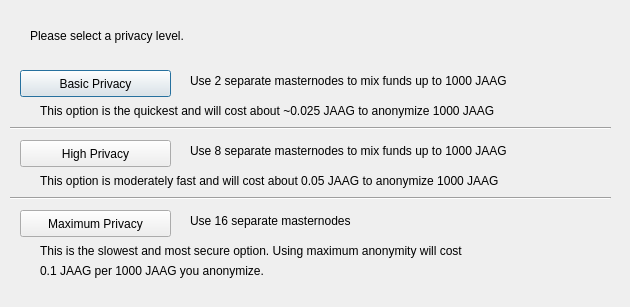
<?xml version="1.0" encoding="UTF-8"?>
<ui version="4.0">
 <class>DarksendConfig</class>
 <widget class="QDialog" name="DarksendConfig">
  <property name="geometry">
   <rect>
    <x>0</x>
    <y>0</y>
    <width>630</width>
    <height>307</height>
   </rect>
  </property>
  <property name="windowTitle">
   <string>Configure PrivateSend</string>
  </property>
  <widget class="QPushButton" name="buttonBasic">
   <property name="geometry">
    <rect>
     <x>20</x>
     <y>70</y>
     <width>151</width>
     <height>27</height>
    </rect>
   </property>
   <property name="text">
    <string>Basic Privacy</string>
   </property>
  </widget>
  <widget class="QPushButton" name="buttonHigh">
   <property name="geometry">
    <rect>
     <x>20</x>
     <y>140</y>
     <width>151</width>
     <height>27</height>
    </rect>
   </property>
   <property name="text">
    <string>High Privacy</string>
   </property>
  </widget>
  <widget class="QPushButton" name="buttonMax">
   <property name="geometry">
    <rect>
     <x>20</x>
     <y>210</y>
     <width>151</width>
     <height>27</height>
    </rect>
   </property>
   <property name="text">
    <string>Maximum Privacy</string>
   </property>
  </widget>
  <widget class="QLabel" name="label">
   <property name="geometry">
    <rect>
     <x>30</x>
     <y>20</y>
     <width>571</width>
     <height>31</height>
    </rect>
   </property>
   <property name="text">
    <string>Please select a privacy level.</string>
   </property>
  </widget>
  <widget class="QLabel" name="label_2">
   <property name="geometry">
    <rect>
     <x>190</x>
     <y>70</y>
     <width>421</width>
     <height>21</height>
    </rect>
   </property>
   <property name="text">
    <string>Use 2 separate masternodes to mix funds up to 1000 JAAG</string>
   </property>
  </widget>
  <widget class="QLabel" name="label_3">
   <property name="geometry">
    <rect>
     <x>190</x>
     <y>140</y>
     <width>411</width>
     <height>21</height>
    </rect>
   </property>
   <property name="text">
    <string>Use 8 separate masternodes to mix funds up to 1000 JAAG</string>
   </property>
  </widget>
  <widget class="QLabel" name="label_4">
   <property name="geometry">
    <rect>
     <x>190</x>
     <y>210</y>
     <width>421</width>
     <height>21</height>
    </rect>
   </property>
   <property name="text">
    <string>Use 16 separate masternodes</string>
   </property>
  </widget>
  <widget class="QLabel" name="label_6">
   <property name="geometry">
    <rect>
     <x>40</x>
     <y>100</y>
     <width>561</width>
     <height>21</height>
    </rect>
   </property>
   <property name="text">
    <string>This option is the quickest and will cost about ~0.025 JAAG to anonymize 1000 JAAG</string>
   </property>
  </widget>
  <widget class="QLabel" name="label_7">
   <property name="geometry">
    <rect>
     <x>40</x>
     <y>170</y>
     <width>561</width>
     <height>21</height>
    </rect>
   </property>
   <property name="text">
    <string>This option is moderately fast and will cost about 0.05 JAAG to anonymize 1000 JAAG</string>
   </property>
  </widget>
  <widget class="QLabel" name="label_8">
   <property name="geometry">
    <rect>
     <x>40</x>
     <y>240</y>
     <width>561</width>
     <height>21</height>
    </rect>
   </property>
   <property name="text">
    <string>This is the slowest and most secure option. Using maximum anonymity will cost</string>
   </property>
  </widget>
  <widget class="QLabel" name="label_9">
   <property name="geometry">
    <rect>
     <x>40</x>
     <y>260</y>
     <width>561</width>
     <height>21</height>
    </rect>
   </property>
   <property name="text">
    <string>0.1 JAAG per 1000 JAAG you anonymize.</string>
   </property>
  </widget>
  <widget class="Line" name="line">
   <property name="geometry">
    <rect>
     <x>10</x>
     <y>120</y>
     <width>601</width>
     <height>16</height>
    </rect>
   </property>
   <property name="orientation">
    <enum>Qt::Horizontal</enum>
   </property>
  </widget>
  <widget class="Line" name="line_2">
   <property name="geometry">
    <rect>
     <x>10</x>
     <y>190</y>
     <width>601</width>
     <height>16</height>
    </rect>
   </property>
   <property name="orientation">
    <enum>Qt::Horizontal</enum>
   </property>
  </widget>
 </widget>
 <resources/>
 <connections/>
</ui>
